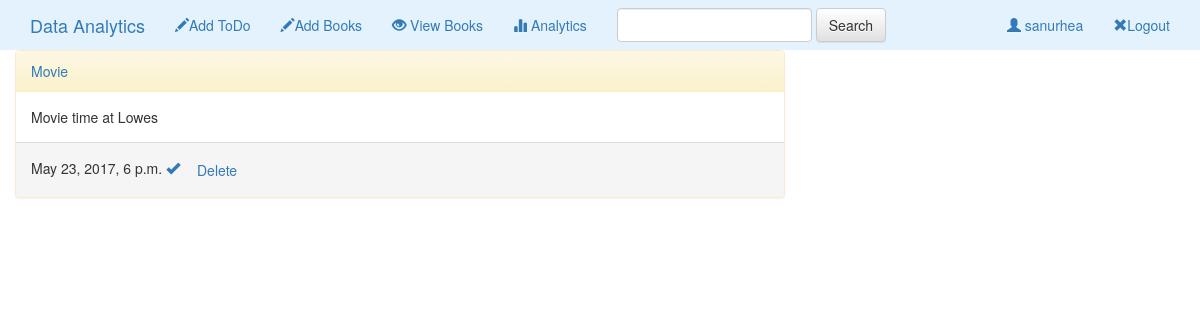
The page /19/ (signed in) on the database its author committed.
### todo/models.py (models this page shows, shortened)
class ToDo(models.Model):
    title = models.CharField(max_length=140, unique=True)
    content = models.TextField(max_length=250)
    createdate = models.DateTimeField(auto_now_add=True)
    tododate = models.DateTimeField()
    user = models.ForeignKey("auth.User")
    done = models.BooleanField(default=False)
    publish = models.BooleanField(default=True)
    class Meta:
        ordering = ["-createdate"]

### todo/views.py (the view)
# urls.py: url(r'^(?P<id>[0-9]+)/$', views.DetailToDo, name="detail"),
def DetailToDo(request,id):
    if not request.user.is_authenticated():
        return redirect('accounts:login')
    todo = get_object_or_404(ToDo, id=id)
    if (request.user.id != todo.user.id):
        return redirect('todo:index')
    return render(request, "detail.html", {"todo":todo})

### templates/detail.html (shortened to what this page needs)
{% extends 'base.html' %}
{%block body %}
<div class="container col-sm-6 col-md-8">
<div class="panel panel-warning">
    <div class="panel-heading"><a href="{% url 'todo:detail' todo.id %}">{{todo.title}}</a></div>
  <div class="panel-body">
    {{todo.content|safe}}
  </div>
<div class="panel-footer">{{todo.tododate}}
 {% if not todo.done %}
<a href="{% url 'todo:done' todo.id %}"><span class="glyphicon glyphicon-ok"></span></a>
{% else %}
<a href="{% url 'todo:done' todo.id %}"><span class="glyphicon glyphicon-remove"></span></a>
{% endif %}
<a class="btn" href="{% url 'todo:deleteitem' todo.id %}">Delete</a>
</div>
</div>
</div>
{% endblock %}

### templates/base.html (shortened to what this page needs)
<!DOCTYPE html>
<html lang="en">
<head>
    {% load staticfiles %}
    <link type="text/css" href="base.css" rel="stylesheet">
<link rel="stylesheet" href="//maxcdn.bootstrapcdn.com/bootstrap/3.2.0/css/bootstrap.min.css">
<link rel="stylesheet" href="//maxcdn.bootstrapcdn.com/bootstrap/3.2.0/css/bootstrap-theme.min.css">
</head>
<body>
<nav class="class="navbar navbar-light" style="background-color: #e3f2fd;"">
    <div class="container-fluid">
        <div class="navbar-header">
            <a class="navbar-brand" href="{% url 'todo:index' %}">Data Analytics</a>
        </div>
        <div class="collapse navbar-collapse" id="topNavBar">
            <ul class="nav navbar-nav">
            {% if user.is_authenticated %}
            <li style="color:red;">
                <a href="{% url 'todo:create' %}"> <span class="glyphicon glyphicon-pencil"></span>Add ToDo</a>
            </li>
            <li style="color:red;">
                <a href="{% url 'todo:createbook' %}"> <span class="glyphicon glyphicon-pencil"></span>Add Books</a>
            </li>
            <li style="color:red;">
                <a href="{% url 'todo:listbooks' %}"> <span class="glyphicon glyphicon-eye-open"></span> View Books</a>
            </li>
            <li style="color:red;">
                <a href="{% url 'todo:dataframetest' %}"> <span class="glyphicon glyphicon-stats"></span> Analytics</a>
            </li>
                {% endif %}
            </ul>
            <form class="navbar-form navbar-left" role="search" method="post" action="{% url 'todo:search' %}">
                <div class="form-group">
                        <input type="text" class="form-control" name="search" value="" id="search">
                </div>
                <button type="submit" class="btn btn-default">Search</button>
            </form>
            <ul class="nav navbar-nav navbar-right">
                {% if user.is_authenticated %}
            <li style="color:red;">
                <a href="{% url 'todo:profile' %}"> <span class="glyphicon glyphicon-user"></span> {{user.username}}</a>
            </li>
                <li style="color:red;">
                <a href="{% url 'accounts:logout' %}"> <span class="glyphicon glyphicon-remove"></span>Logout</a>
            </li>
                {% else %}
            <li style="color:red;">
                <a href="{% url 'accounts:login' %}"> <span class="glyphicon glyphicon-user"></span>Login</a>
            </li>
                {% endif %}
            </ul>
        </div>
    </div>
</nav>
{% block body %}
{% endblock %}
</body>
</html>

### templates/base.css (style rules this page uses)
body { margin-top:10px; background: #e0e0e0; }

### rows shown on the page
ToDo: title "Movie", content "Movie time at Lowes", tododate "May 23, 2017, 6 p.m."

### other values the page prints
{{ user.username }} "sanurhea"
